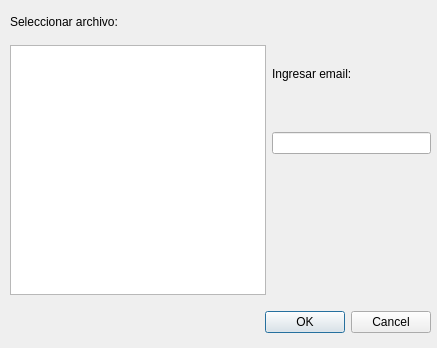
<?xml version="1.0" encoding="UTF-8"?>
<ui version="4.0">
 <class>Dialog</class>
 <widget class="QDialog" name="Dialog">
  <property name="geometry">
   <rect>
    <x>0</x>
    <y>0</y>
    <width>437</width>
    <height>348</height>
   </rect>
  </property>
  <property name="windowTitle">
   <string>Dialog</string>
  </property>
  <widget class="QWidget" name="gridLayoutWidget">
   <property name="geometry">
    <rect>
     <x>10</x>
     <y>10</y>
     <width>421</width>
     <height>331</height>
    </rect>
   </property>
   <layout class="QGridLayout" name="gridLayout">
    <item row="4" column="0" colspan="2">
     <widget class="QDialogButtonBox" name="bb_mail">
      <property name="orientation">
       <enum>Qt::Horizontal</enum>
      </property>
      <property name="standardButtons">
       <set>QDialogButtonBox::Cancel|QDialogButtonBox::Ok</set>
      </property>
     </widget>
    </item>
    <item row="1" column="1">
     <widget class="QLabel" name="label_2">
      <property name="sizePolicy">
       <sizepolicy hsizetype="Preferred" vsizetype="Fixed">
        <horstretch>0</horstretch>
        <verstretch>0</verstretch>
       </sizepolicy>
      </property>
      <property name="text">
       <string>Ingresar email:</string>
      </property>
     </widget>
    </item>
    <item row="2" column="1">
     <widget class="QLineEdit" name="mail_ed"/>
    </item>
    <item row="0" column="0">
     <widget class="QLabel" name="label">
      <property name="sizePolicy">
       <sizepolicy hsizetype="Preferred" vsizetype="Fixed">
        <horstretch>0</horstretch>
        <verstretch>0</verstretch>
       </sizepolicy>
      </property>
      <property name="text">
       <string>Seleccionar archivo:</string>
      </property>
     </widget>
    </item>
    <item row="3" column="1">
     <spacer name="verticalSpacer">
      <property name="orientation">
       <enum>Qt::Vertical</enum>
      </property>
      <property name="sizeType">
       <enum>QSizePolicy::Fixed</enum>
      </property>
      <property name="sizeHint" stdset="0">
       <size>
        <width>20</width>
        <height>100</height>
       </size>
      </property>
     </spacer>
    </item>
    <item row="1" column="0" rowspan="3">
     <widget class="QListWidget" name="mail_list">
      <property name="sizePolicy">
       <sizepolicy hsizetype="Expanding" vsizetype="Fixed">
        <horstretch>0</horstretch>
        <verstretch>0</verstretch>
       </sizepolicy>
      </property>
      <property name="minimumSize">
       <size>
        <width>0</width>
        <height>250</height>
       </size>
      </property>
     </widget>
    </item>
   </layout>
  </widget>
 </widget>
 <resources/>
 <connections>
  <connection>
   <sender>bb_mail</sender>
   <signal>accepted()</signal>
   <receiver>Dialog</receiver>
   <slot>accept()</slot>
   <hints>
    <hint type="sourcelabel">
     <x>248</x>
     <y>254</y>
    </hint>
    <hint type="destinationlabel">
     <x>157</x>
     <y>274</y>
    </hint>
   </hints>
  </connection>
  <connection>
   <sender>bb_mail</sender>
   <signal>rejected()</signal>
   <receiver>Dialog</receiver>
   <slot>reject()</slot>
   <hints>
    <hint type="sourcelabel">
     <x>316</x>
     <y>260</y>
    </hint>
    <hint type="destinationlabel">
     <x>286</x>
     <y>274</y>
    </hint>
   </hints>
  </connection>
 </connections>
</ui>
